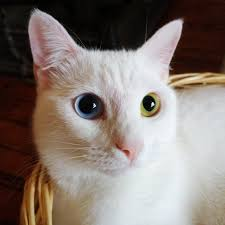
#> input picture Computing_Histograms/Histogram_masked/images/cat2.jpeg, 225 x 225 px, found by its file name
$ python histogram_masked.py
#> lines starting #> are read from the running program, lines starting #| are printed output that depends on the picture; after the words box and inside, x2 and y2 are one past the last pixel; in counts of white or black regions, pixels touching at a corner belong together
from cgitb import grey
import cv2 as cv
from cv2 import resize
from cv2 import circle
import matplotlib.pyplot as plt
import numpy as np
img=cv.imread("/home/suhas/Desktop/Computer-Vision-using-OpenCV/Computing_Histograms/images/cat2.jpeg")
#> img is the input picture: shape (225, 225, 3); mean B, G, R 115, 121.6, 132.9
img=resize(img,(600,400))
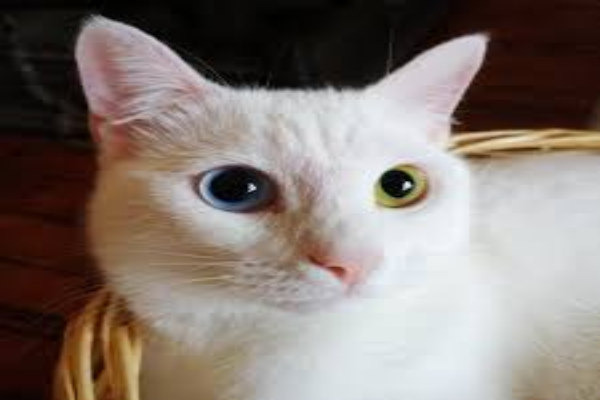
#> img: shape (400, 600, 3); mean B, G, R 114.9, 121.5, 132.8

blank=np.zeros(img.shape[:2],dtype='uint8')

circle=cv.circle(blank,(img.shape[1]//2,img.shape[0]//2),100,255,-1)
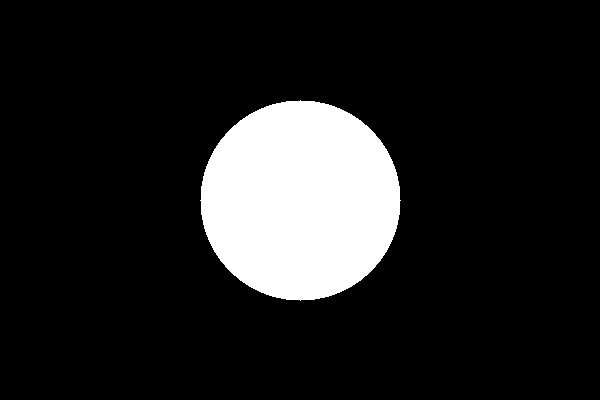
#> blank: shape (400, 600); 13.1% white; 1 white region, box (x1, y1, x2, y2) and area: (200, 100, 401, 301) 31417
gray=cv.cvtColor(img,cv.COLOR_BGR2GRAY)
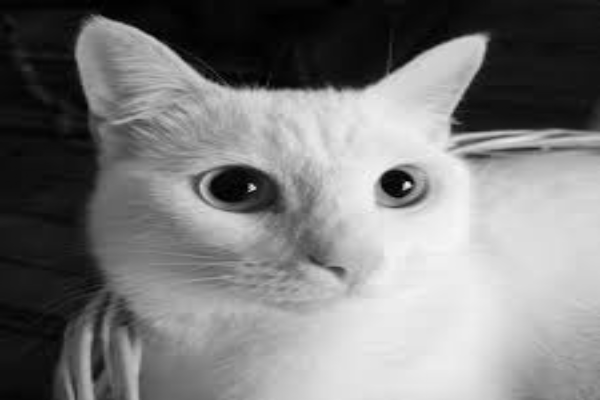
#> gray: shape (400, 600); min 0, max 246, mean 124.1
# cv.imshow("Image",gray)

mask=cv.bitwise_and(gray,gray,mask=circle)
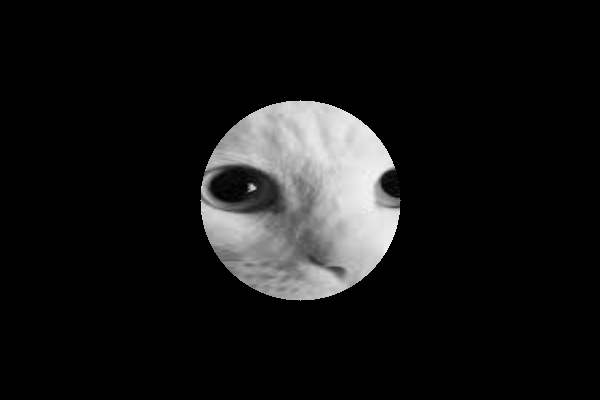
#> mask: shape (400, 600); min 0, max 245, mean 21.3
gray_hist=cv.calcHist([gray],[0],None,[256],[0,256])
#> gray_hist = 256 values, max 4295 at index 18, min 0 at index 247, mean 937.5
cv.imshow("Image",mask)

plt.figure()
plt.title("Greyscale Histogram")

plt.xlabel("Bins")
plt.ylabel("No of pixels")

plt.xlim([0,256])
plt.plot(gray_hist)

plt.show()
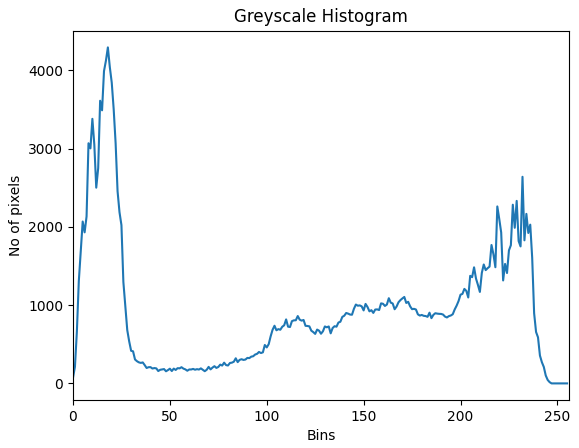
#> figure drawn by matplotlib, 1 panel; curve peaks at x = 18, y = 4295

cv.waitKey(0)

$ run again, with Computing_Histograms/Histogram_masked/images/cat.jpeg copied over Computing_Histograms/Histogram_masked/images/cat2.jpeg
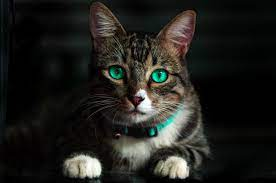
#> input picture Computing_Histograms/Histogram_masked/images/cat.jpeg, 276 x 183 px, found by its file name
#> img is the input picture: shape (183, 276, 3); mean B, G, R 28.5, 32.2, 32.4
#> img: shape (400, 600, 3)
#> blank: shape (400, 600); 13.1% white; 1 white region, box (x1, y1, x2, y2) and area: (200, 100, 401, 301) 31417
#> `mask=cv.bitwise_and(gray,gray,mask=circle)`:
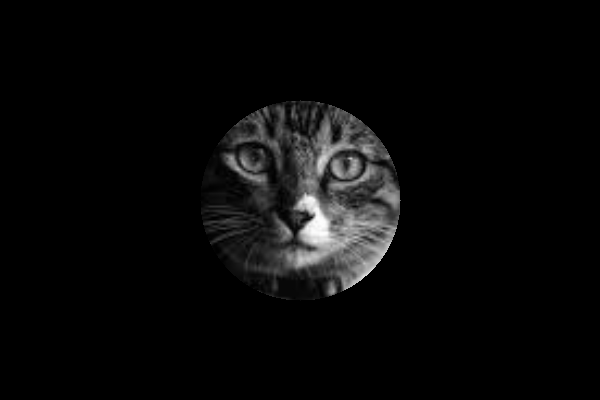
#> mask: shape (400, 600); min 0, max 254, mean 9.1
#> gray_hist = 256 values, max 23990 at index 1, min 0 at index 255, mean 937.5
#> `plt.show()`:
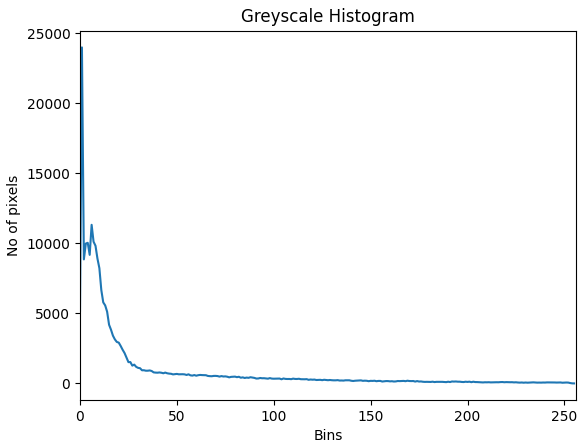
#> figure drawn by matplotlib, 1 panel; curve peaks at x = 1, y = 23990
